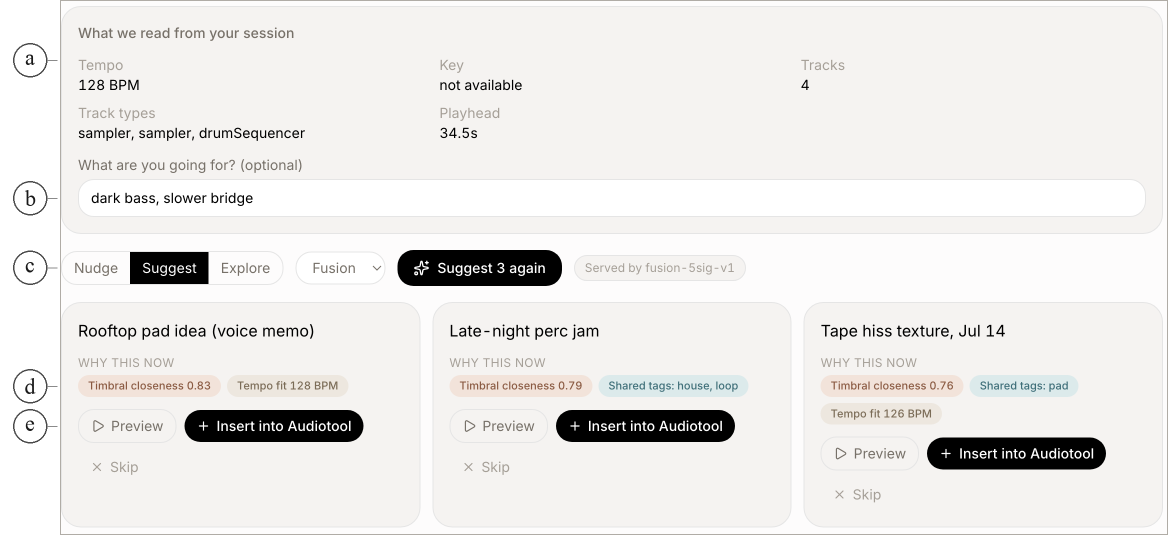
#> input picture docs/ismir2026/assets/ui-panel.png, 2336 x 1070 px (shown at 1/2 size)
$ python annotate_ui_figure.py ../docs/ismir2026/assets/ui-panel.png
#> lines starting #> are read from the running program, lines starting #| are printed output that depends on the picture
"""Annotate the continuation-panel screenshot for the paper (Figure 2).

Input: a 2x headless-Chrome capture of /figure (temporary fixture route)
  chrome --headless=new --screenshot=ui-raw.png --window-size=1200,720 \
    --force-device-scale-factor=2 --virtual-time-budget=8000 \
    http://127.0.0.1:3000/figure

Output: docs/ismir2026/assets/ui-panel.png — cropped panel with a thin
frame and circled (a)-(e) callouts in a left margin band, keyed in the
figure caption.

Usage:
  python research/annotate_ui_figure.py <raw-capture.png>
"""

import pathlib
import sys

from PIL import Image, ImageDraw, ImageFont

CROP = (96, 150, 2312, 1220)  # panel region in the 2x capture
BAND = 120                    # left margin band width (px)
FRAME = "#b0aca6"

# (label, y in cropped coords)
CALLOUTS = [
    ("a", 120),   # session fingerprint summary
    ("b", 396),   # text intent field
    ("c", 535),   # intensity + ranker controls
    ("d", 772),   # evidence chips
    ("e", 908),   # audition / insert / skip actions
]


def serif_font(size):
    for name in ("Times New Roman.ttf", "Times.ttc", "Georgia.ttf"):
        try:
            return ImageFont.truetype(f"/System/Library/Fonts/Supplemental/{name}", size)
        except OSError:
            continue
    return ImageFont.load_default()


def main():
    raw = pathlib.Path(sys.argv[1])
    im = Image.open(raw).convert("RGB").crop(CROP)
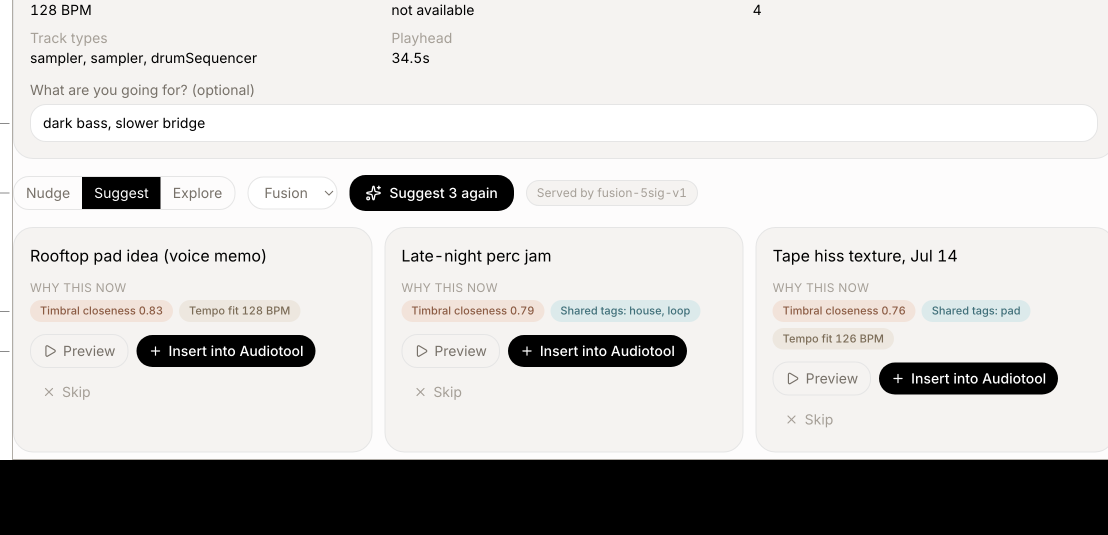
#> im: PIL image 2216x1070 RGB (shown at 1/2 size); mean R, G, B 199.8, 198.4, 197
    w, h = im.size
#> w = 2216; h = 1070

    canvas = Image.new("RGB", (w + BAND, h), "#ffffff")
#> canvas: PIL image 2336x1070 RGB; every value is 255
    canvas.paste(im, (BAND, 0))
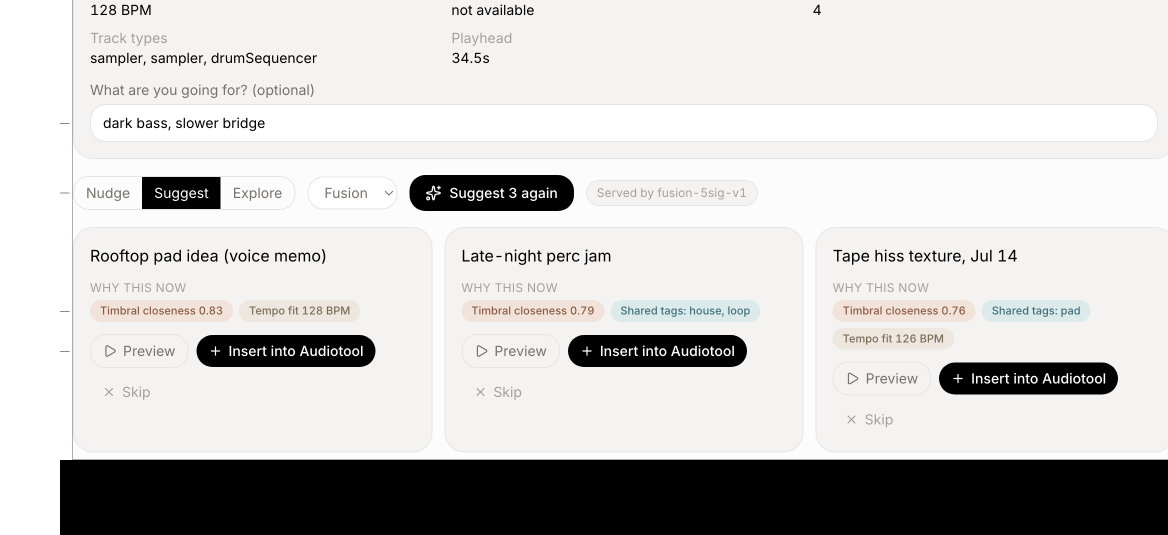
#> canvas: PIL image 2336x1070 RGB (shown at 1/2 size); mean R, G, B 202.7, 201.3, 199.9
    d = ImageDraw.Draw(canvas)

    # hairline frame around the screenshot
    d.rectangle([BAND, 0, BAND + w - 1, h - 1], outline=FRAME, width=2)

    font = serif_font(44)
    r = 34
    cx = BAND // 2
    for label, cy in CALLOUTS:
        d.ellipse([cx - r, cy - r, cx + r, cy + r], outline="#4a4a4a", width=3)
        bb = d.textbbox((0, 0), label, font=font)
        d.text((cx - (bb[2] - bb[0]) / 2 - bb[0],
                cy - (bb[3] - bb[1]) / 2 - bb[1]),
               label, fill="#1a1a1a", font=font)
        d.line([cx + r, cy, BAND - 6, cy], fill="#8a8a8a", width=2)
#> this loop made 5 passes
#> bb on passes 1 to 5: (0, 16, 27, 41), (0, 8, 28, 41), (0, 16, 24, 41), (0, 8, 28, 41), (0, 16, 27, 41)

    out = (pathlib.Path(__file__).resolve().parent.parent
           / "docs" / "ismir2026" / "assets" / "ui-panel.png")
    canvas.save(out, optimize=True)
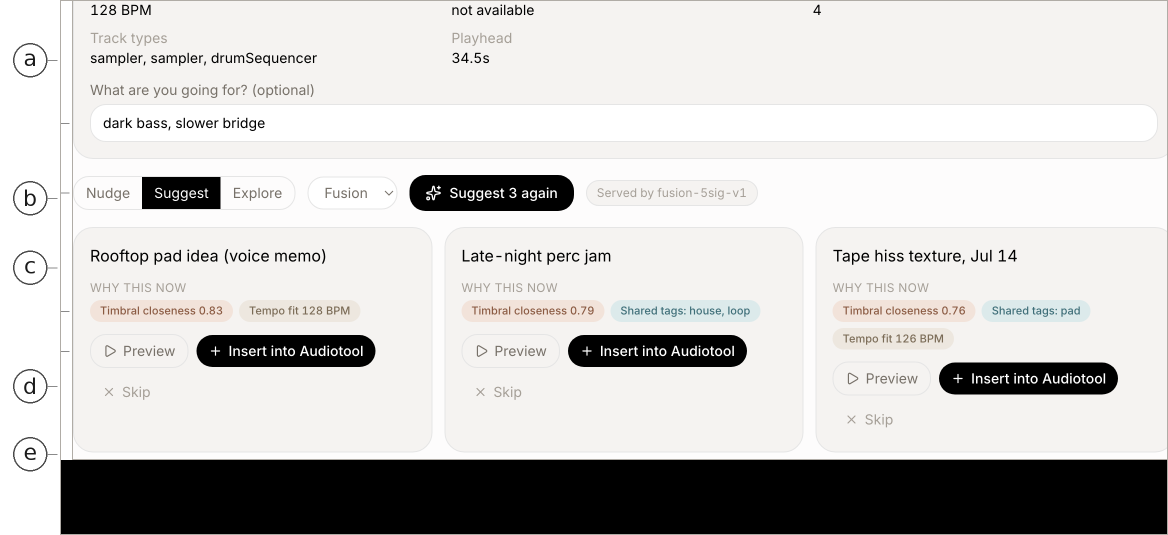
#> saved as ui-panel.png: PIL image 2336x1070 RGB (shown at 1/2 size); mean R, G, B 202.4, 201, 199.7
    print(f"Saved {out} ({canvas.size[0]}x{canvas.size[1]})")
#| Saved docs/ismir2026/assets/ui-panel.png (2336x1070)


if __name__ == "__main__":
    main()

$ run again, with docs/ismir2026/assets/heldout-sensitivity.png copied over docs/ismir2026/assets/ui-panel.png
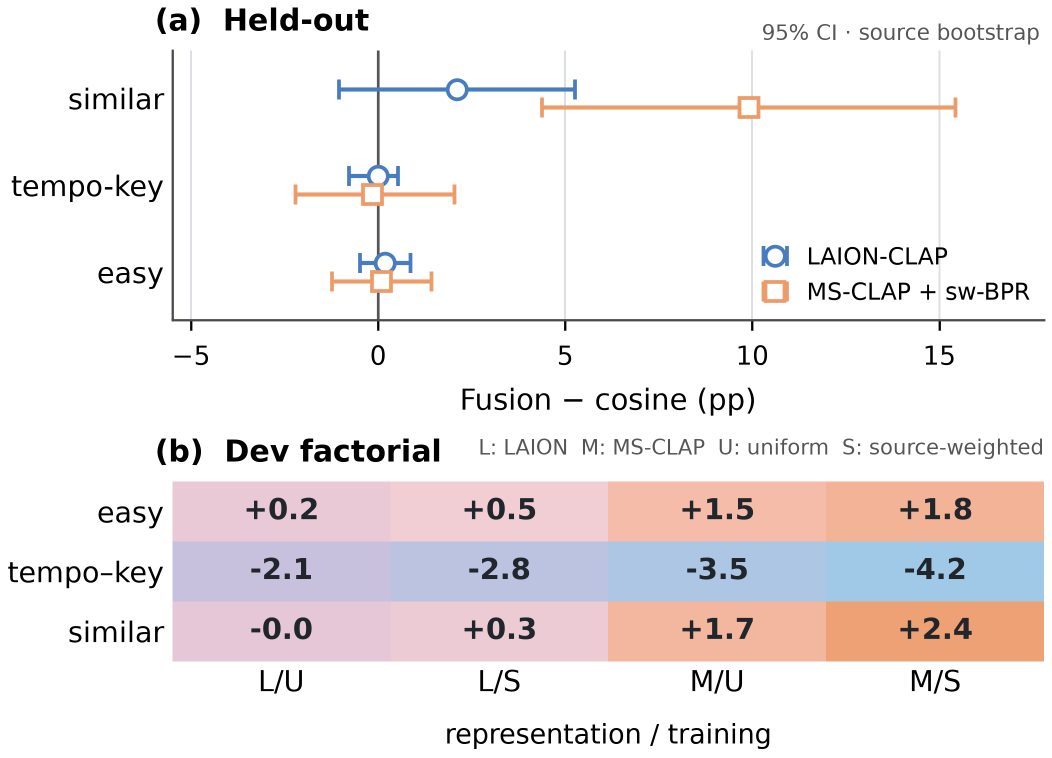
#> input picture docs/ismir2026/assets/heldout-sensitivity.png, 2103 x 1515 px (shown at 1/2 size)
#> in main, `im = Image.open(raw).convert("RGB").crop(CROP)`:
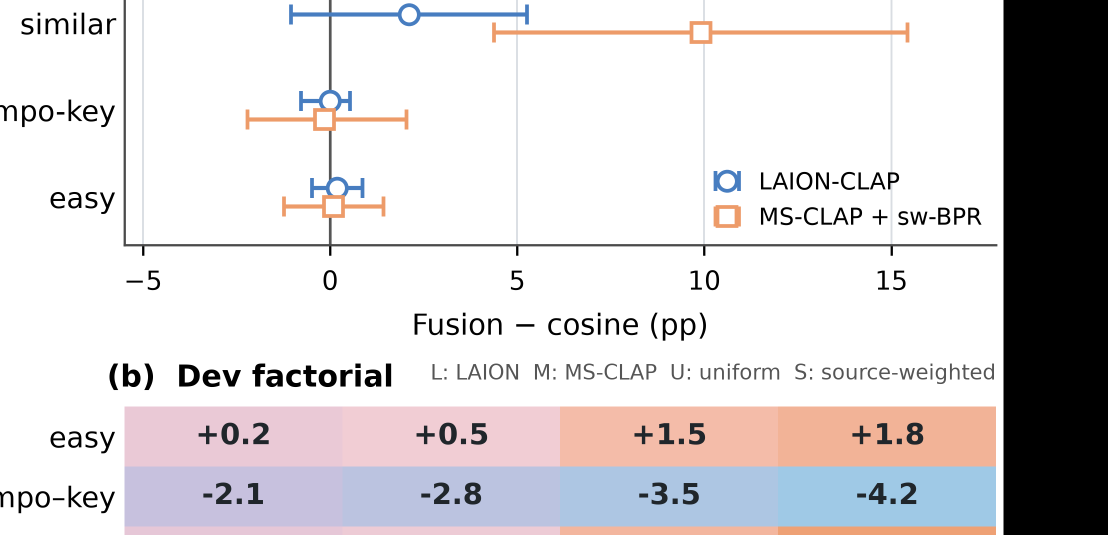
#> im: PIL image 2216x1070 RGB (shown at 1/2 size); mean R, G, B 215, 211.6, 213.3
#> the loop in main, `for label, cy in CALLOUTS:` made 5 passes
#> bb on passes 1 to 5: (0, 16, 27, 41), (0, 8, 28, 41), (0, 16, 24, 41), (0, 8, 28, 41), (0, 16, 27, 41)
#> in main, `canvas.save(out, optimize=True)`:
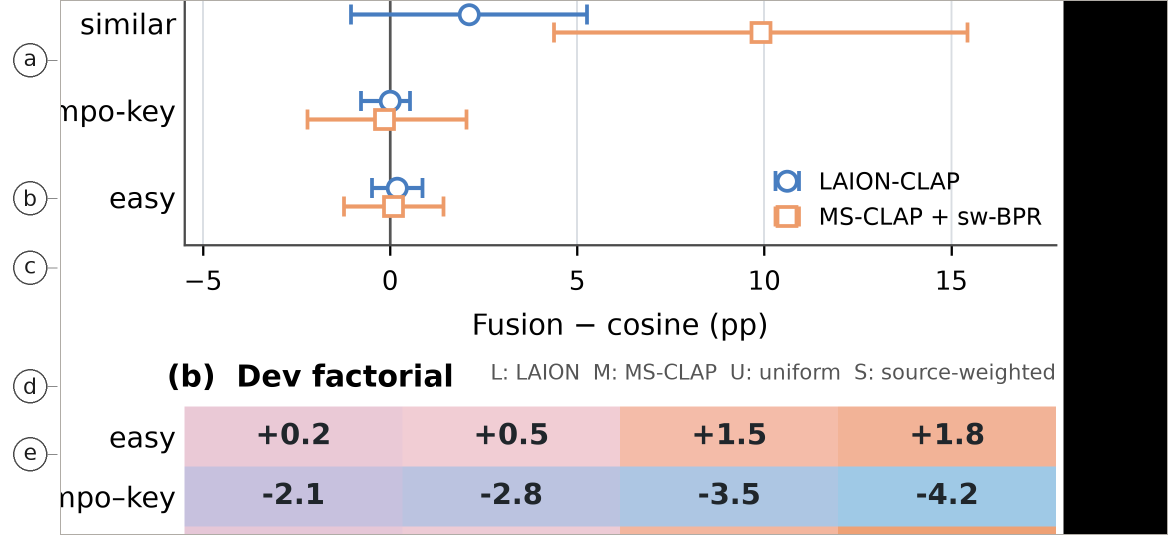
#> saved as ui-panel.png: PIL image 2336x1070 RGB (shown at 1/2 size); mean R, G, B 216.6, 213.4, 215.1
#| Saved docs/ismir2026/assets/ui-panel.png (2336x1070)
